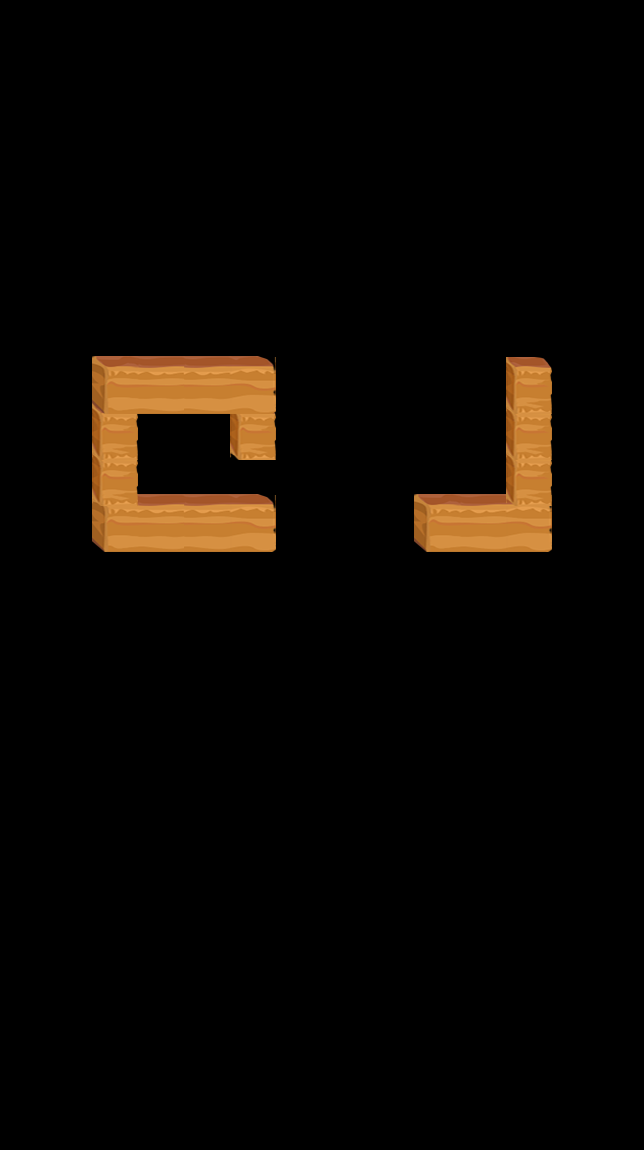

Rendered tile map (Tiled .tmx) drawn with the repository's tilesets; below, a short description and the map source with its tile grids summarised:
An orthogonal 14x25 tile map with 46x46 px tiles, 4 tile layers (layer1, layer2, layer3, layer4) and 29 objects (startPos1, startPos2, startPos3, apple, exit, ...).

<map version="1.0" orientation="orthogonal" renderorder="right-down" width="14" height="25" tilewidth="46" tileheight="46">
 <tileset firstgid="1" name="road" tilewidth="46" tileheight="58">
  <image source="road.png" width="184" height="58" />
 </tileset>
 <layer name="layer1" width="14" height="25">
  <data>[350 cells, 7 non-empty, 3 distinct tile ids]</data>
 </layer>
 <layer name="layer2" width="14" height="25">
  <data>[350 cells, 2 non-empty, 1 distinct tile ids]</data>
 </layer>
 <layer name="layer3" width="14" height="25">
  <data>[350 cells, 3 non-empty, 1 distinct tile ids]</data>
 </layer>
 <layer name="layer4" width="14" height="25">
  <data>[350 cells, 5 non-empty, 4 distinct tile ids]</data>
 </layer>
 <objectgroup name="objLayer">
  <object name="startPos1" x="206.333" y="343.333" />
  <object name="startPos2" x="161" y="343.667" />
  <object name="startPos3" x="115.667" y="344.667" />
  <object name="apple" x="344" y="484" />
  <object name="exit" x="528" y="343.667" />
 </objectgroup>
 <objectgroup name="tipsLayer">
  <object name="1" x="256" y="348">
   <properties>
    <property name="dir" value="right" />
   </properties>
   <ellipse />
  </object>
  <object name="2" x="297" y="348">
   <properties>
    <property name="dir" value="right" />
   </properties>
   <ellipse />
  </object>
  <object name="3" x="342" y="349">
   <properties>
    <property name="dir" value="right" />
   </properties>
   <ellipse />
  </object>
  <object name="4" x="391" y="348">
   <properties>
    <property name="dir" value="right" />
   </properties>
   <ellipse />
  </object>
  <object name="5" x="388" y="394">
   <properties>
    <property name="dir" value="up" />
   </properties>
   <ellipse />
  </object>
  <object name="6" x="344" y="390">
   <properties>
    <property name="dir" value="left" />
   </properties>
   <ellipse />
  </object>
  <object name="7" x="299" y="438">
   <properties>
    <property name="dir" value="left" />
   </properties>
   <ellipse />
  </object>
  <object name="8" x="297" y="488">
   <properties>
    <property name="dir" value="down" />
   </properties>
   <ellipse />
  </object>
  <object name="9" x="254" y="487">
   <properties>
    <property name="dir" value="left" />
   </properties>
   <ellipse />
  </object>
  <object name="10" x="200" y="484">
   <properties>
    <property name="dir" value="left" />
   </properties>
   <ellipse />
  </object>
  <object name="11" x="166" y="485">
   <properties>
    <property name="dir" value="left" />
   </properties>
   <ellipse />
  </object>
  <object name="12" x="161" y="444">
   <properties>
    <property name="dir" value="up" />
   </properties>
   <ellipse />
  </object>
  <object name="13" x="204" y="439">
   <properties>
    <property name="dir" value="right" />
   </properties>
   <ellipse />
  </object>
  <object name="14" x="216" y="487">
   <properties>
    <property name="dir" value="down" />
   </properties>
   <ellipse />
  </object>
  <object name="15" x="261" y="478">
   <properties>
    <property name="dir" value="right" />
   </properties>
   <ellipse />
  </object>
  <object name="16" x="304" y="481">
   <properties>
    <property name="dir" value="right" />
   </properties>
   <ellipse />
  </object>
  <object name="17" x="344" y="481">
   <properties>
    <property name="dir" value="right" />
   </properties>
   <ellipse />
  </object>
  <object name="18" x="390" y="483">
   <properties>
    <property name="dir" value="right" />
   </properties>
   <ellipse />
  </object>
  <object name="19" x="440" y="481">
   <properties>
    <property name="dir" value="right" />
   </properties>
   <ellipse />
  </object>
  <object name="20" x="482" y="481">
   <properties>
    <property name="dir" value="right" />
   </properties>
   <ellipse />
  </object>
  <object name="21" x="479" y="438">
   <properties>
    <property name="dir" value="up" />
   </properties>
   <ellipse />
  </object>
  <object name="22" x="479" y="396">
   <properties>
    <property name="dir" value="up" />
   </properties>
   <ellipse />
  </object>
  <object name="23" x="479" y="355">
   <properties>
    <property name="dir" value="up" />
   </properties>
   <ellipse />
  </object>
  <object name="24" x="528" y="340">
   <properties>
    <property name="dir" value="right" />
   </properties>
   <ellipse />
  </object>
 </objectgroup>
</map>
